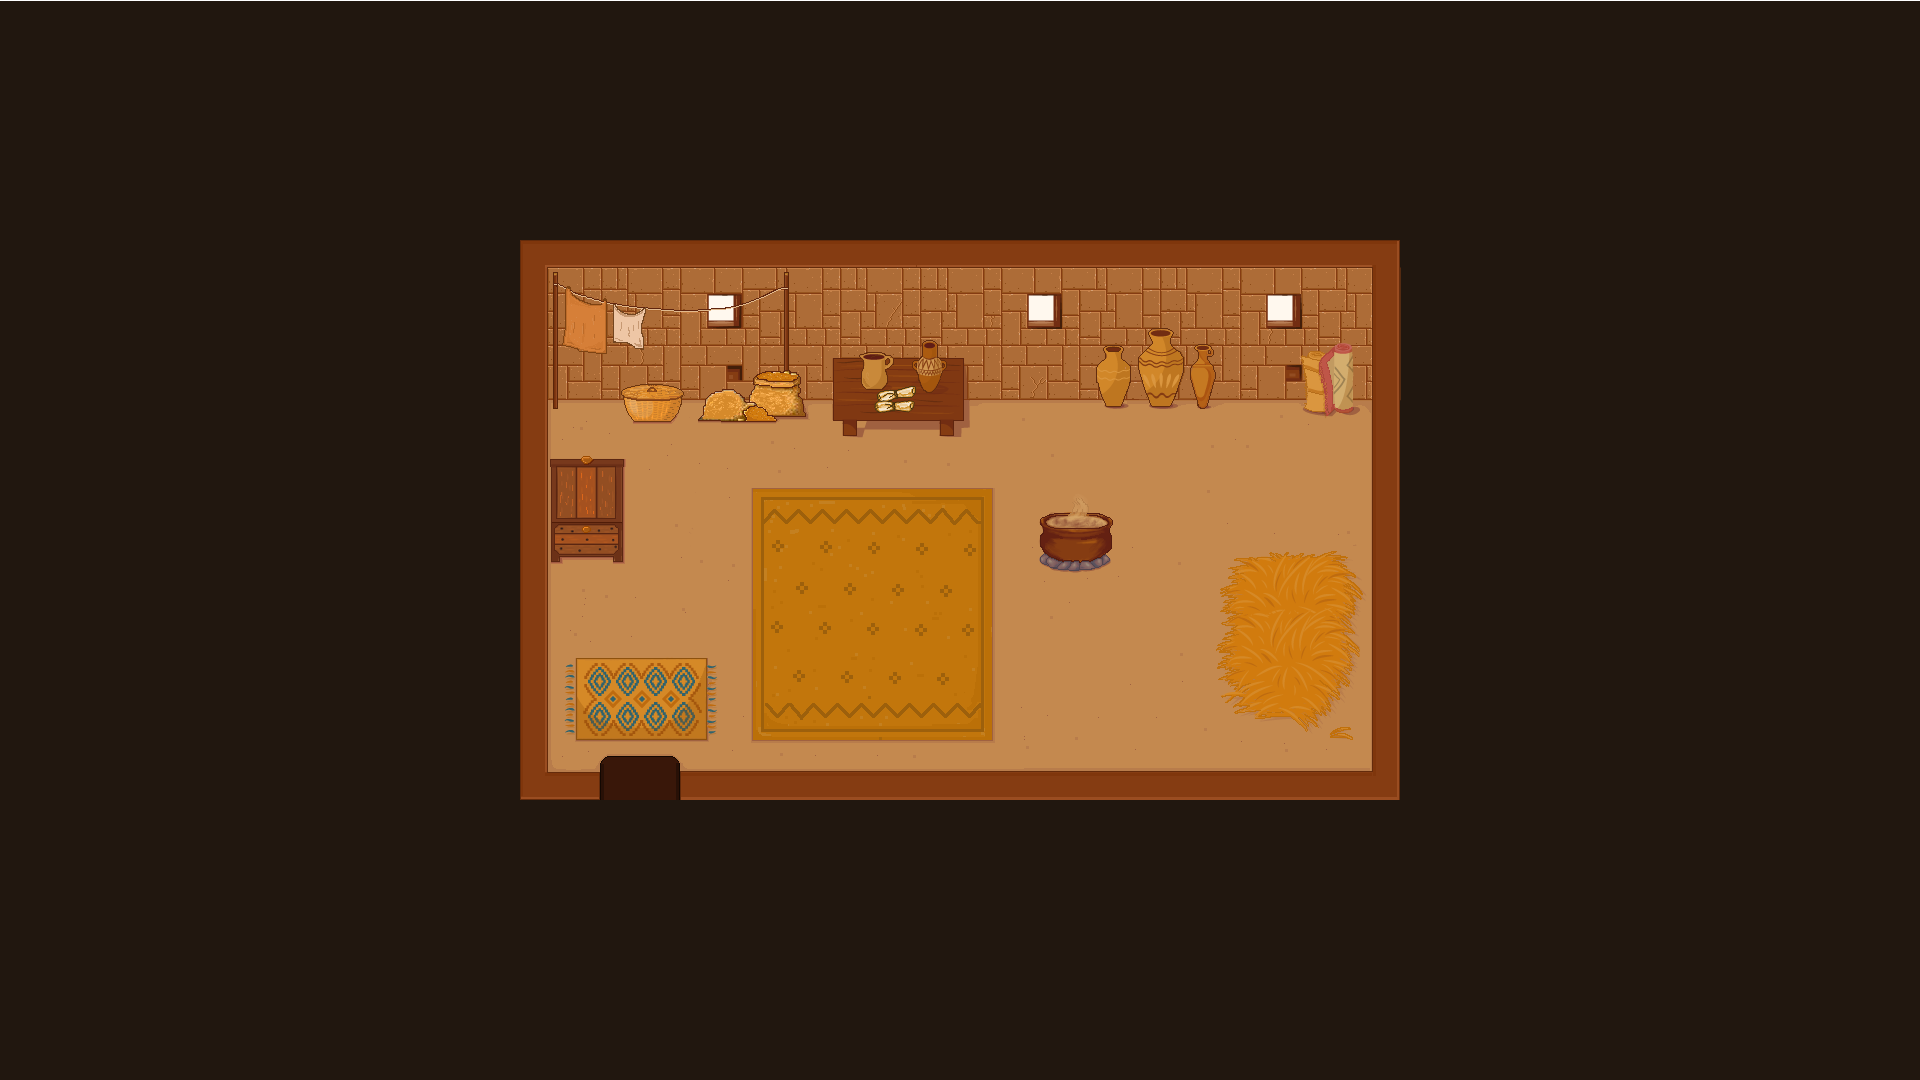

Tiled map render using the project's own tile images. Description and the map definition, with tile-layer contents summarised, below:
An orthogonal 48x27 tile map with 40x40 px tiles, 1 tile layer (Capa de patrones 1) and 17 objects (baul_casa, cocina_casa, cama, puerta_casa_dentro, mesa_casa).

<map version="1.10" tiledversion="1.11.0" orientation="orthogonal" renderorder="right-down" width="48" height="27" tilewidth="40" tileheight="40" infinite="0" nextlayerid="4" nextobjectid="21">
 <tileset firstgid="1" name="room_pixel050325" tilewidth="40" tileheight="40" tilecount="1296" columns="48">
  <image source="room_pixel050325.png" width="1920" height="1080" />
 </tileset>
 <layer id="1" name="Capa de patrones 1" width="48" height="27">
  <data>[1296 cells, 1296 non-empty, 1296 distinct tile ids]</data>
 </layer>
 <objectgroup id="2" name="colisiones">
  <object id="1" x="682" y="772">
   <polygon points="0,0 0,28 717,28 689,-1" />
  </object>
  <object id="2" x="1372" y="399">
   <polygon points="0,0 -1,370 26,399 27,0" />
  </object>
  <object id="3" x="545" y="771">
   <polygon points="0,0 -24,27 54,28 54,1" />
  </object>
  <object id="4" x="522" y="399">
   <polygon points="0,0 25,0 24,368 -2,398" />
  </object>
  <object id="5" x="546" y="399">
   <polygon points="0,0 8,0 8,9 10,9 12,1 76,0 81,15 86,21 126,21 134,12 138,-6 123,-15 0,-15" />
  </object>
  <object id="6" x="682" y="399">
   <polygon points="0,0 22,0 22,9 16,21 97,21 90,15 122,15 122,3 118,-5 121,-23 108,-29 83,-29 70,-21 70,-10 61,-3 51,-11 0,-10" />
  </object>
  <object id="7" x="802" y="399">
   <polygon points="0,0 30,1 30,-12 -1,-12" />
  </object>
  <object id="8" x="964" y="381">
   <polygon points="0,0 0,18 139,18 131,4" />
  </object>
  <object id="9" x="1100" y="399">
   <polygon points="0,0 5,7 21,7 26,-2 46,-2 52,6 71,6 76,-2 94,-2 99,9 104,9 115,-23 108,-41 113,-42 113,-50 104,-55 99,-55 71,-68 68,-71 50,-72 21,-53 20,-55 7,-55 0,-49 5,-44 -5,-34" />
  </object>
  <object id="10" x="1209" y="399">
   <polygon points="0,0 5,-16 94,-16 95,0" />
  </object>
  <object id="11" x="1303" y="397">
   <polygon points="0,0 0,12 21,15 21,19 31,14 44,17 52,13 50,-51 42,-56 34,-56 21,-46 4,-47 4,-39 -4,-44" />
  </object>
  <object id="12" x="1357" y="400">
   <polygon points="0,0 17,-1 16,-16 -1,-16" />
  </object>
  <object id="16" name="baul_casa" x="551" y="561">
   <polygon points="0,0 9,0 10,-5 63,-5 63,-1 71,-1 72,-94 75,-94 73,-103 41,-103 38,-106 32,-106 28,-102 -2,-103 -2,-93 0,-93" />
  </object>
  <object id="17" name="cocina_casa" x="1037" y="516">
   <polygon points="0,0 1,9 6,12 6,14 0,19 1,31 13,39 21,43 57,43 75,34 75,23 73,16 76,7 74,2 59,-3 13,-3" />
  </object>
  <object id="18" name="cama" x="1238" y="559">
   <polygon points="0,0 -18,40 -19,115 -2,151 35,162 79,170 112,127 125,85 123,32 103,-10" />
  </object>
  <object id="19" name="puerta_casa_dentro" x="601" y="783">
   <polygon points="0,0 0,16 80,16 80,-1" />
  </object>
  <object id="20" name="mesa_casa" x="833" y="356">
   <polygon points="0,0 26,0 24,-3 39,-7 53,-4 53,-3 61,0 89,0 89,-15 95,-17 99,-17 106,-13 105,-1 129,0 129,64 119,64 119,78 106,78 106,64 22,63 22,77 11,77 11,63 0,63" />
  </object>
 </objectgroup>
 <objectgroup id="3" name="objetos" />
</map>